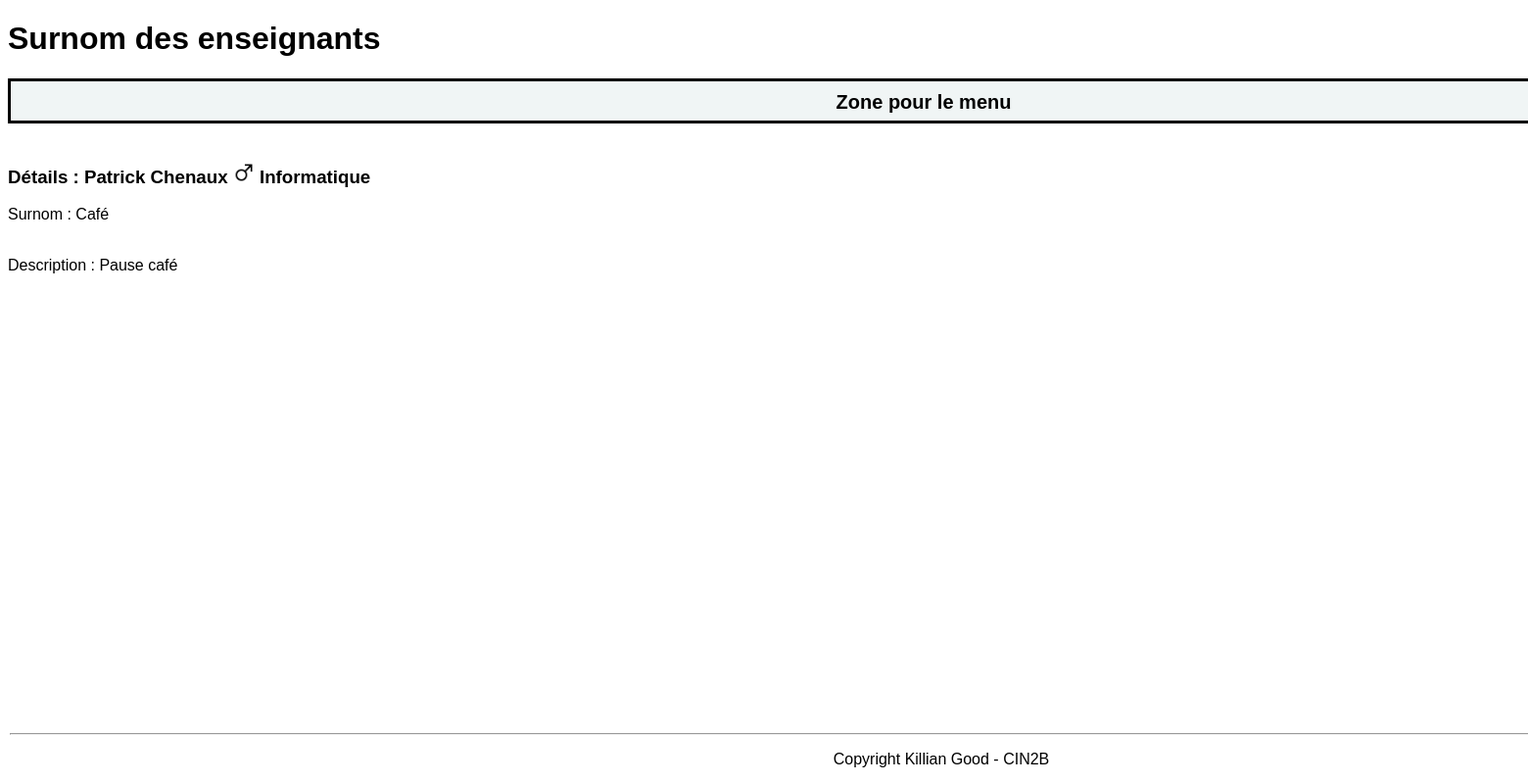
/Code/php/detail.php?idTeacher=4, run on the app's committed database.
### tables this page shows
CREATE TABLE t_teacher(
	idTeacher int AUTO_INCREMENT PRIMARY KEY,
	teaFirstname varchar(50) NOT NULL,
	teaName varchar(50) NOT NULL,
	teaGender char(1) NOT NULL,
	teaNickname varchar(100) NOT NULL,
	teaOrigin varchar(255) NOT NULL);

CREATE TABLE t_section(
	idSection int AUTO_INCREMENT PRIMARY KEY,
	secName varchar(30) NOT NULL);

### Code/php/Database.php (called while the page is built, shortened)
<?php
 class Database {
    private $connector;
    public function __construct(){
    try{
        $this->connector = new PDO("mysql:host=localhost;dbname=db_nickname_kilgood;charset=utf8", "dbNicknameUser", "grp2B_21");
        }catch(PDOException $e){
            die("<h1>Impossible de se connecter à la base de données</h1> erreur :". $e->getMessage());
        }
    }
    private function querySimpleExecute($query){
        $req = $this->connector->query($query);
        return $req;
    }
    private function formatData($req){
        $results = $req->fetchALL(PDO::FETCH_ASSOC);
        return $results;
    }
    public function getOneTeacher(){
        $query = "SELECT * FROM t_teacher WHERE idTeacher =" . $_GET["idTeacher"];
        $reqExecuted = $this->querySimpleExecute($query);
        $results = $this->formatData($reqExecuted);
        return $results;
    }
    public function getAllSections(){
        $query = 'SELECT * FROM t_teaches JOIN t_teacher ON t_teaches.fkteacher = t_teacher.idTeacher JOIN t_section ON t_teaches.fksection = t_section.idSection';
        $reqExecuted = $this->querySimpleExecute($query);
        $results = $this->formatData($reqExecuted);
        return $results;
    }
 }
?>

### Code/php/detail.php (the view, shortened to what this page needs)
<?php
require "database.php";
$db = new Database();
$oneTeachers = $db->getOneTeacher();
$sections = $db->getAllSections();
?>
<!DOCTYPE html>
<html lang="fr">
    <head>
        <link href="../css/style.css" rel="stylesheet" type="text/css" />
    </head>
    <body>
        <h1>Surnom des enseignants</h1>
        <a href="#" class="button">Zone pour le menu</a>
        <?php foreach($oneTeachers as $oneTeacher): ?><?php
            if($oneTeacher["teaGender"] == "M") {
                $Gender = '<img src="../../icons/maleGender.png" width"22px" height="22px" alt="icons">';
            }
            else
            {
                $Gender = '<img src="../../icons/femaleGender.png" width"22px" height="22px" alt="icons">';
            }
            ?>
        <?php foreach($sections as $section) {} ?>
        <h3> Détails : <?= $oneTeacher["teaFirstname"] . " " . $oneTeacher["teaName"]  . " " . $Gender . " " . $section["secName"]?></h3>
        <p>Surnom :  <?= $oneTeacher["teaNickname"] ?></p>
        <p><br>Description :  <?= $oneTeacher["teaOrigin"]  ?></p>
         <?php endforeach; ?>
    </body>
    <footer>
        <hr style="width:1900px;text-align:left;margin-left:0">
            <p>Copyright Killian Good - CIN2B</p>
    </footer>
</html>

### Code/css/style.css (style rules this page uses)
html { font-family: Arial, Helvetica, sans-serif; }
.button { background-color: #f0f5f5; border: none; color: black; padding: 15px 32px; padding-top: 10px; text-align: center; display: inline-block; width: 1800px; height: 15px; font-weight: bold; text-decoration: none; border-style: solid; font-size: 20px; }
footer { position: fixed; left: 0; bottom: 0; text-align: fixed; text-align: center; padding-left: 10px; padding-right: 10px; }
img { padding-top: 20px; }

### data on the page
t_teacher: teaFirstname "Patrick", teaName "Chenaux", teaNickname "Café", teaOrigin "Pause café"
t_section: secName "Informatique"
